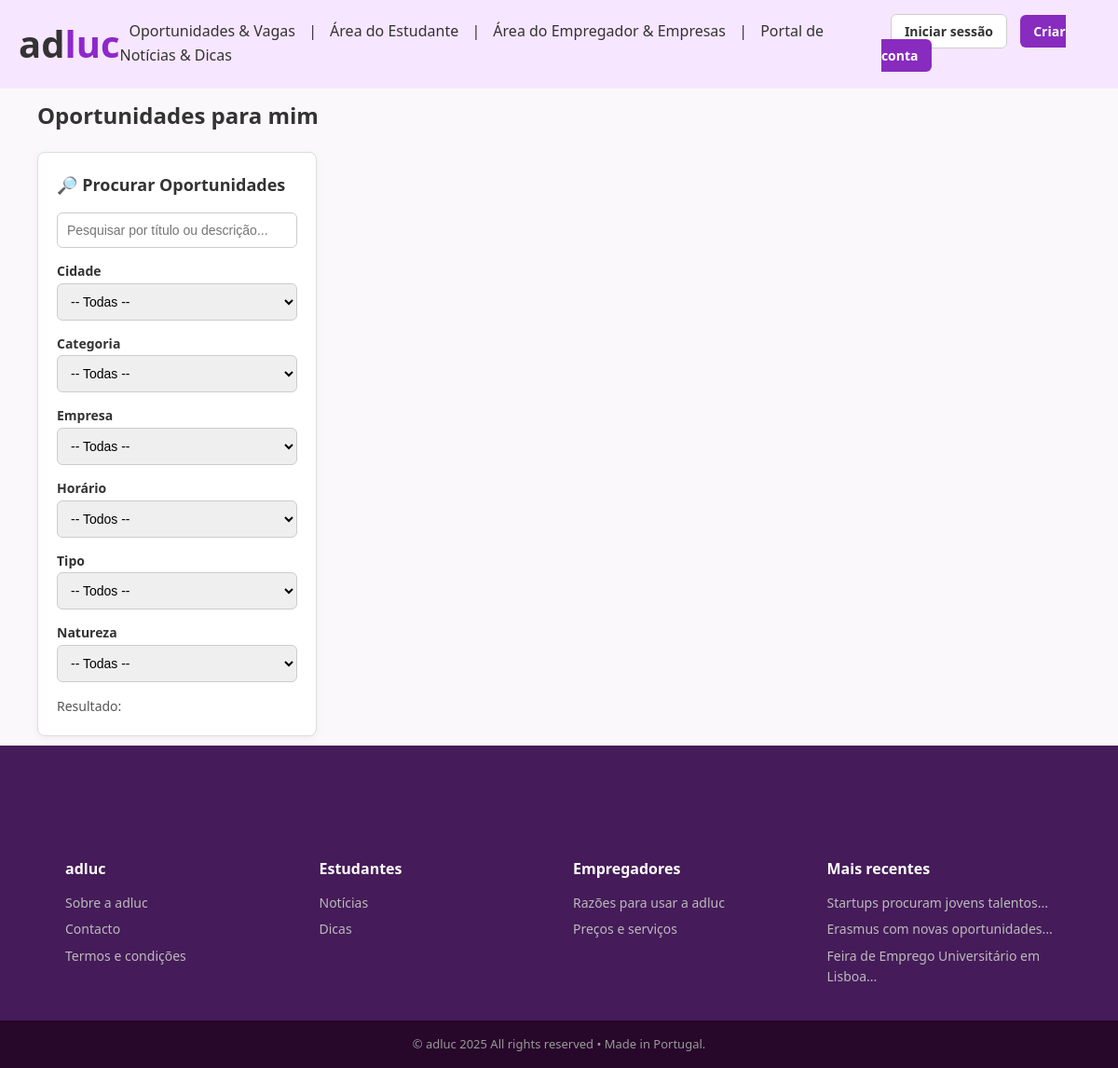
The page /vagas on the database its author committed.
### modelos/modelos.py (models this page shows)
class Publicacao(db.Model):
    __tablename__ = "publicacoes"
    id = db.Column(db.Integer, primary_key=True)
    titulo = db.Column(db.String(200), nullable=False)
    autor_id = db.Column(db.Integer, db.ForeignKey("utilizadores.id"), nullable=False)
    data_hora = db.Column(db.DateTime, default=datetime.utcnow)
    foto = db.Column(db.String(200), nullable=True)
    conteudo = db.Column(db.Text, nullable=False)
    tipo = db.Column(db.String(20), default="noticia")  # noticia ou dica

### app.py (the view)
@app.route("/vagas", endpoint="pagina_vagas")
def pagina_vagas():
    q = request.args.get("q", "").strip()
    cidade = request.args.get("cidade", "").strip()
    categoria = request.args.get("categoria", "").strip()
    horario = request.args.get("horario", "").strip()
    tipo = request.args.get("tipo", "").strip()
    empresa_nome = request.args.get("empresa", "").strip()
    natureza = request.args.get("natureza", "").strip()
    pagina = request.args.get("pagina", 1, type=int)
    por_pagina = 9
    query = Vaga.query.order_by(Vaga.id.desc())
    if q:
        query = query.filter((Vaga.titulo.ilike(f"%{q}%")) | (Vaga.descricao.ilike(f"%{q}%")))
    if cidade:
        query = query.filter(Vaga.cidade.ilike(f"%{cidade}%"))
    if categoria:
        query = query.filter(Vaga.categoria == categoria)
    if horario:
        query = query.filter(Vaga.horario == horario)
    if tipo:
        query = query.filter(Vaga.tipo == tipo)
    if empresa_nome:
        query = query.join(Utilizador, Vaga.empresa_id == Utilizador.id).filter(
            Utilizador.nome_empresa.ilike(f"%{empresa_nome}%")
        )
    if natureza == "interna":
        query = query.filter(Vaga.externa == False)
    elif natureza == "externa":
        query = query.filter(Vaga.externa == True)
    total = query.count()
    vagas = query.offset((pagina - 1) * por_pagina).limit(por_pagina).all()
    distritos = [
        "Aveiro","Beja","Braga","Bragança","Castelo Branco","Coimbra","Évora","Faro",
        "Guarda","Leiria","Lisboa","Portalegre","Porto","Santarém","Setúbal",
        "Viana do Castelo","Vila Real","Viseu",
        "Região Autónoma dos Açores","Região Autónoma da Madeira"
    ]
    categorias = [
        "Administração / Secretariado","Agricultura / Florestas / Pescas","Arquitectura / Design",
        "Artes / Entretenimento / Media","Banca / Seguros / Serviços Financeiros","Beleza / Moda / Bem Estar",
        "Call Center / Help Desk","Comercial / Vendas","Comunicação Social / Media","Conservação / Manutenção / Técnica",
        "Construção Civil","Contabilidade / Finanças","Desporto / Ginásios","Direito / Justiça",
        "Educação / Formação","Engenharia (Ambiente)","Engenharia (Civil)","Engenharia (Eletrotécnica)",
        "Engenharia (Mecânica)","Engenharia (Química / Biologia)","Farmácia / Biotecnologia",
        "Gestão de Empresas / Economia","Gestão RH","Hotelaria / Turismo","Imobiliário",
        "Indústria / Produção","Informática (Análise de Sistemas)","Informática (Formação)",
        "Informática (Gestão de Redes)","Informática (Internet)","Informática (Multimédia)",
        "Informática (Programação)","Informática (Técnico de Hardware)","Informática (Comercial / Gestor de Conta)",
        "Limpezas / Domésticas","Lojas / Comércio / Balcão","Publicidade / Marketing","Relações Públicas",
        "Restauração / Bares / Pastelarias","Saúde / Medicina / Enfermagem","Serviços Sociais",
        "Serviços Técnicos","Telecomunicações","Transportes / Logística"
    ]
    empresas = [e.nome_empresa for e in Utilizador.query.filter_by(tipo="empresa").all() if e.nome_empresa]
    return render_template(
        "vagas.html",
        vagas=vagas,
        total=total,
        pagina=pagina,
        tem_prev=pagina > 1,
        tem_next=(pagina * por_pagina) < total,
        filtros={
            "q": q,
            "cidade": cidade,
            "categoria": categoria,
            "horario": horario,
            "tipo": tipo,
            "empresa": empresa_nome,
            "natureza": natureza,
        },
        cidades=distritos,
        categorias=categorias,
        empresas=empresas,
        fav_ids=ids_favoritos_do_estudante(),
    )

### app.py (called while the page is built)
def ids_favoritos_do_estudante():
    if session.get("tipo") != "estudante":
        return set()
    favs = Favorito.query.filter_by(estudante_id=session["utilizador_id"]).all()
    return {f.vaga_id for f in favs}

@app.context_processor
def inject_publicacoes_recentes():
    from modelos.modelos import Publicacao
    recentes = Publicacao.query.order_by(Publicacao.data_hora.desc()).limit(3).all()
    return dict(publicacoes_recentes=recentes)

### templates/vagas.html (shortened to what this page needs)
{% extends "base.html" %}
{% block conteudo %}
<h2 style="margin-bottom:20px;">Oportunidades para mim</h2>
<div style="display:grid;grid-template-columns:300px 1fr;gap:20px;align-items:start;">
  <aside style="background:#fff;border:1px solid #ddd;border-radius:8px;padding:20px;box-shadow:0 2px 8px rgba(0,0,0,.05);">
    <h3 style="margin-bottom:15px;font-size:18px;color:#333;">🔎 Procurar Oportunidades</h3>
    <form method="GET" id="form-filtros" action="{{ url_for('pagina_vagas') }}">
      <div style="margin-bottom:12px;">
        <input type="text" name="q" value="{{ filtros.q }}" placeholder="Pesquisar por título ou descrição..."
               style="width:100%;padding:10px;border:1px solid #ccc;border-radius:6px;font-size:14px;">
      </div>
      <div style="margin-bottom:12px;">
        <label style="font-weight:600;font-size:14px;">Cidade</label>
        <select name="cidade" style="width:100%;padding:10px;border:1px solid #ccc;border-radius:6px;font-size:14px;">
          <option value="">-- Todas --</option>
        </select>
      </div>
      <div style="margin-bottom:12px;">
        <label style="font-weight:600;font-size:14px;">Categoria</label>
        <select name="categoria" style="width:100%;padding:10px;border:1px solid #ccc;border-radius:6px;font-size:14px;">
          <option value="">-- Todas --</option>
        </select>
      </div>
      <div style="margin-bottom:12px;">
        <label style="font-weight:600;font-size:14px;">Empresa</label>
        <select name="empresa" style="width:100%;padding:10px;border:1px solid #ccc;border-radius:6px;font-size:14px;">
          <option value="">-- Todas --</option>
        </select>
      </div>
      <div style="margin-bottom:12px;">
        <label style="font-weight:600;font-size:14px;">Horário</label>
        <select name="horario" style="width:100%;padding:10px;border:1px solid #ccc;border-radius:6px;font-size:14px;">
          <option value="">-- Todos --</option>
        </select>
      </div>
      <div style="margin-bottom:12px;">
        <label style="font-weight:600;font-size:14px;">Tipo</label>
        <select name="tipo" style="width:100%;padding:10px;border:1px solid #ccc;border-radius:6px;font-size:14px;">
          <option value="">-- Todos --</option>
        </select>
      </div>
      <div style="margin-bottom:12px;">
        <label style="font-weight:600;font-size:14px;">Natureza</label>
        <select name="natureza" style="width:100%;padding:10px;border:1px solid #ccc;border-radius:6px;font-size:14px;">
          <option value="">-- Todas --</option>
        </select>
      </div>
    </form>
    <p style="margin-top:15px;font-size:14px;color:#555;">Resultado: <b id="total-vagas"></b></p>
  </aside>
</div>
{% endblock %}

### templates/base.html (shortened to what this page needs)
<!DOCTYPE html>
<html lang="pt">
<head>
  <link rel="stylesheet" href="{{ url_for('static', filename='css/style.css') }}">
</head>
<body class="light">
<header class="site-header">
  <div class="logo">
      <a href="{{ url_for('pagina_inicial') }}" style="text-decoration: none; color:inherit;">
        <span class="logo-ad">ad</span><span class="logo-luc">luc</span>
      </a>
  </div>
<nav class="nav-links" id="nav-menu">
    <a href="{{ url_for('pagina_vagas') }}">Oportunidades & Vagas</a>
    <span> | </span>
    <a href="{{ url_for('pagina_estudante') if session.get('tipo') == 'estudante' else '#' }}">Área do Estudante</a>
    <span> | </span>
    <a href="{{ url_for('pagina_empresa') if session.get('tipo') == 'empresa' else '#' }}">Área do Empregador & Empresas</a>
     <span> | </span>
    <a href="{{ url_for('pagina_conteudos') }}">Portal de Notícias & Dicas</a>
</nav>
  <div class="nav-buttons">
    {% if session.get('utilizador_id') %}
      <span class="user-info">Olá, {{ session.get('nome') }} ({{ session.get('tipo') }})</span>
      <a href="{{ url_for('logout') }}" class="btn btn-outline">Logout</a>
    {% else %}
      <a href="{{ url_for('login') }}" class="btn btn-outline">Iniciar sessão</a>
      <a href="{{ url_for('registo') }}" class="btn btn-azul">Criar conta</a>
    {% endif %}
  </div>
</header>
<main>
  {% block conteudo %}{% endblock %}
</main>
<footer class="site-footer">
  <div class="footer-columns">
    <div class="footer-col">
      <h3 class="footer-logo">adluc</h3>
      <a href="{{ url_for('pagina_sobre') }}">Sobre a adluc</a>
      <a href="{{ url_for('pagina_contactos') }}">Contacto</a>
      <a href="{{ url_for('pagina_termos') }}">Termos e condições</a>
    </div>
    <div class="footer-col">
      <h3>Estudantes</h3>
      <a href="{{ url_for('pagina_noticias') }}">Notícias</a>
      <a href="{{ url_for('pagina_dicas') }}">Dicas</a>
    </div>
    <div class="footer-col">
      <h3>Empregadores</h3>
      <a href="{{ url_for('pagina_razoes') }}">Razões para usar a adluc</a>
      <a href="{{ url_for('pagina_precos') }}">Preços e serviços</a>
    </div>
    <div class="footer-col">
      <h3>Mais recentes</h3>
      {% for pub in publicacoes_recentes %}
        <a href="{{ url_for('detalhe_publicacao', pub_id=pub.id) }}">
          {{ pub.titulo[:40] }}...
        </a>
      {% else %}
        <p style="color:#bbb;font-size:14px;">Sem publicações</p>
      {% endfor %}
    </div>
  </div>
  <div class="footer-bottom">
    © adluc 2025 All rights reserved • Made in Portugal.
  </div>
</footer>
</body>
</html>

### static/css/style.css (style rules this page uses)
html, body { height: 100%; display: flex; flex-direction: column; background: #fbf8fb; }
main { flex: 1; padding: 10px 40px; }
* { margin:0;padding:0;box-sizing:border-box; }
body { font-family:'Segoe UI',Arial,sans-serif;background:#fbf8fb;color:#333;line-height:1.6; }
.site-header { display:flex;justify-content:space-between;align-items:center;padding:15px 20px;background:#f7e6ff;border-bottom:1px solid #eee;position:sticky;top:0;z-index:1000; }
.logo { font-size:40px;font-weight:bold; }
.logo-ad { color:#333; }
.logo-luc { color: #8e28ca; }
.nav-links a { margin:0 12px;color:#333;text-decoration:none;font-weight:500; }
.nav-buttons a { margin-left:10px;text-decoration:none;padding:8px 14px;border-radius:6px;font-weight:600;font-size:14px; }
.btn-outline { border:1px solid #ccc;background:#fff;color:#333; }
.btn-azul { background: #882bbf;color:#fff;border-radius: 5px;height:40px;width:70px; }
.site-footer { background:#451b59;color:#fff;margin-top: auto; padding-top:120px; }
.footer-columns { display:grid;grid-template-columns:repeat(auto-fit,minmax(200px,1fr));gap:30px;max-width:1100px;margin:auto;padding:0 20px 30px; }
.footer-col h3 { margin-bottom:12px;font-size:16px;font-weight:700; }
.footer-logo { font-size:20px;color:#fff; }
.footer-col a { display:block;color:#bbb;margin-bottom:6px;text-decoration:none;font-size:14px; }
.footer-bottom { background:#27072a;color:#999;text-align:center;padding:15px;font-size:13px; }
.nav-links a { margin: 0 10px; color: #333; text-decoration: none; font-weight: 500; }

### rows shown on the page
Publicacao: titulo "Startups procuram jovens talentos"
Publicacao: titulo "Erasmus com novas oportunidades"
Publicacao: titulo "Feira de Emprego Universitário em Lisboa"
